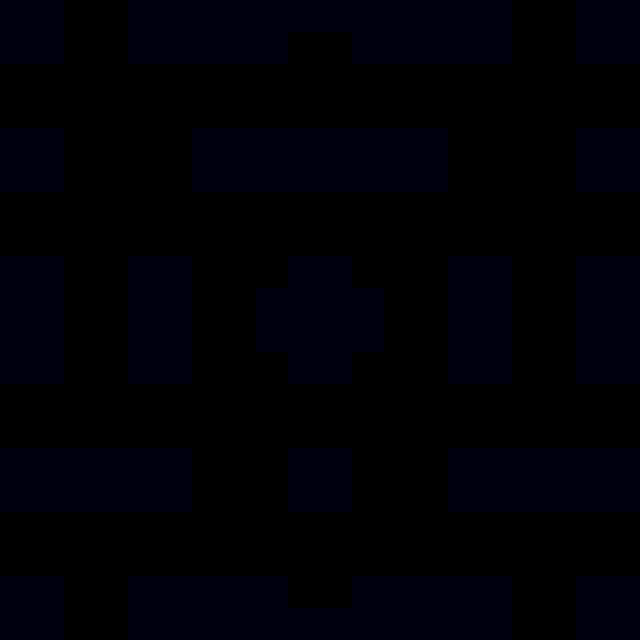

This is a level from a 2D game, rendered from its Tiled map with the project's own tilesets. A one-line summary and the complete map file follow:
An orthogonal 20x20 tile map with 32x32 px tiles, 1 tile layer (WALLS).

<map version="1.0" orientation="orthogonal" renderorder="right-down" width="20" height="20" tilewidth="32" tileheight="32" nextobjectid="1">
 <tileset firstgid="1" name="Tileset_Basic" tilewidth="32" tileheight="32" tilecount="400" columns="20">
  <image source="Dinner Time (Code and Assets/Tileset_Basic.png" width="640" height="640" />
 </tileset>
 <layer name="WALLS" width="20" height="20">
  <data encoding="csv">
1,1,0,0,1,1,1,1,1,1,1,1,1,1,1,1,0,0,1,1,
1,1,0,0,1,1,1,1,1,0,0,1,1,1,1,1,0,0,1,1,
0,0,0,0,0,0,0,0,0,0,0,0,0,0,0,0,0,0,0,0,
0,0,0,0,0,0,0,0,0,0,0,0,0,0,0,0,0,0,0,0,
1,1,0,0,0,0,1,1,1,1,1,1,1,1,0,0,0,0,1,1,
1,1,0,0,0,0,1,1,1,1,1,1,1,1,0,0,0,0,1,1,
0,0,0,0,0,0,0,0,0,0,0,0,0,0,0,0,0,0,0,0,
0,0,0,0,0,0,0,0,0,0,0,0,0,0,0,0,0,0,0,0,
1,1,0,0,1,1,0,0,0,1,1,0,0,0,1,1,0,0,1,1,
1,1,0,0,1,1,0,0,1,1,1,1,0,0,1,1,0,0,1,1,
1,1,0,0,1,1,0,0,1,1,1,1,0,0,1,1,0,0,1,1,
1,1,0,0,1,1,0,0,0,1,1,0,0,0,1,1,0,0,1,1,
0,0,0,0,0,0,0,0,0,0,0,0,0,0,0,0,0,0,0,0,
0,0,0,0,0,0,0,0,0,0,0,0,0,0,0,0,0,0,0,0,
1,1,1,1,1,1,0,0,0,1,1,0,0,0,1,1,1,1,1,1,
1,1,1,1,1,1,0,0,0,1,1,0,0,0,1,1,1,1,1,1,
0,0,0,0,0,0,0,0,0,0,0,0,0,0,0,0,0,0,0,0,
0,0,0,0,0,0,0,0,0,0,0,0,0,0,0,0,0,0,0,0,
1,1,0,0,1,1,1,1,1,0,0,1,1,1,1,1,0,0,1,1,
1,1,0,0,1,1,1,1,1,1,1,1,1,1,1,1,0,0,1,1
</data>
 </layer>
</map>
